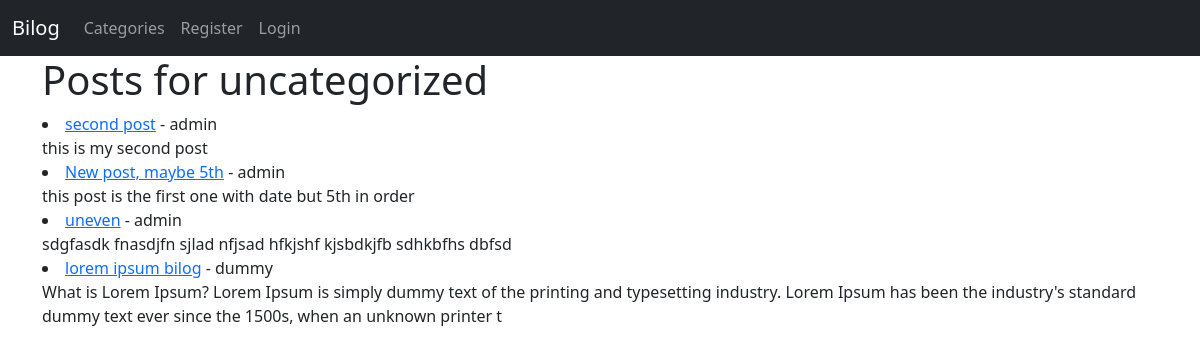
The page /category/uncategorized/ on the database its author committed.
### thebilog/models.py (models this page shows, shortened)
class Post(models.Model):
    title = models.CharField(max_length=255)
    title_tag = models.CharField(max_length=255)
    author = models.ForeignKey(User, on_delete=models.CASCADE)
    body = RichTextField(blank=True, null=True)
    post_date = models.DateField(auto_now_add=True)
    category = models.CharField(max_length=255, default="uncategorized")
    snippet = models.CharField(max_length=255)
    likes = models.ManyToManyField(User, related_name='blog_post')

### thebilog/views.py (the view)
# urls.py: path('category/<str:catg>/', CategoryView, name='category'),
def CategoryView(request, catg):
    category_posts = Post.objects.filter(category=catg.replace('-', ' '))
    return render(request, 'category.html', {'catg':catg.replace('-', ' '), 'catg_posts':category_posts})

### thebilog/templates/category.html (shortened to what this page needs)
{% extends 'base.html' %}
{% block content %}
{% if catg_posts %}
    <h1>Posts for {{catg}}</h1>
    {% for post in catg_posts %}
        <li>
            <a href="{% url 'article-detail' post.pk %}">{{ post.title }}</a>
            - {{ post.author }}
                <br/>
            {{ post.body|slice:":200"|safe }}
        </li>
    {% endfor %}
{% else %}
        <h1>No posts for {{ catg }} </h1>
{% endif %}
{% endblock %}

### rows shown on the page
Post: title "second post", author "admin", body "this is my second post"
Post: title "New post, maybe 5th", author "admin", body "this post is the first one with date but 5th in order"
Post: title "uneven", author "admin", body "sdgfasdk fnasdjfn sjlad nfjsad hfkjshf kjsbdkjfb sdhkbfhs dbfsd"
Post: title "lorem ipsum bilog", author "dummy", body "What is Lorem Ipsum? Lorem Ipsum is simply dummy text of the printing and typesetting industry. Lorem Ipsum has been the industry's standard dummy text ever since the 1500s, when an unknown printer t"

### other values the page prints
{{ catg }} "uncategorized"
